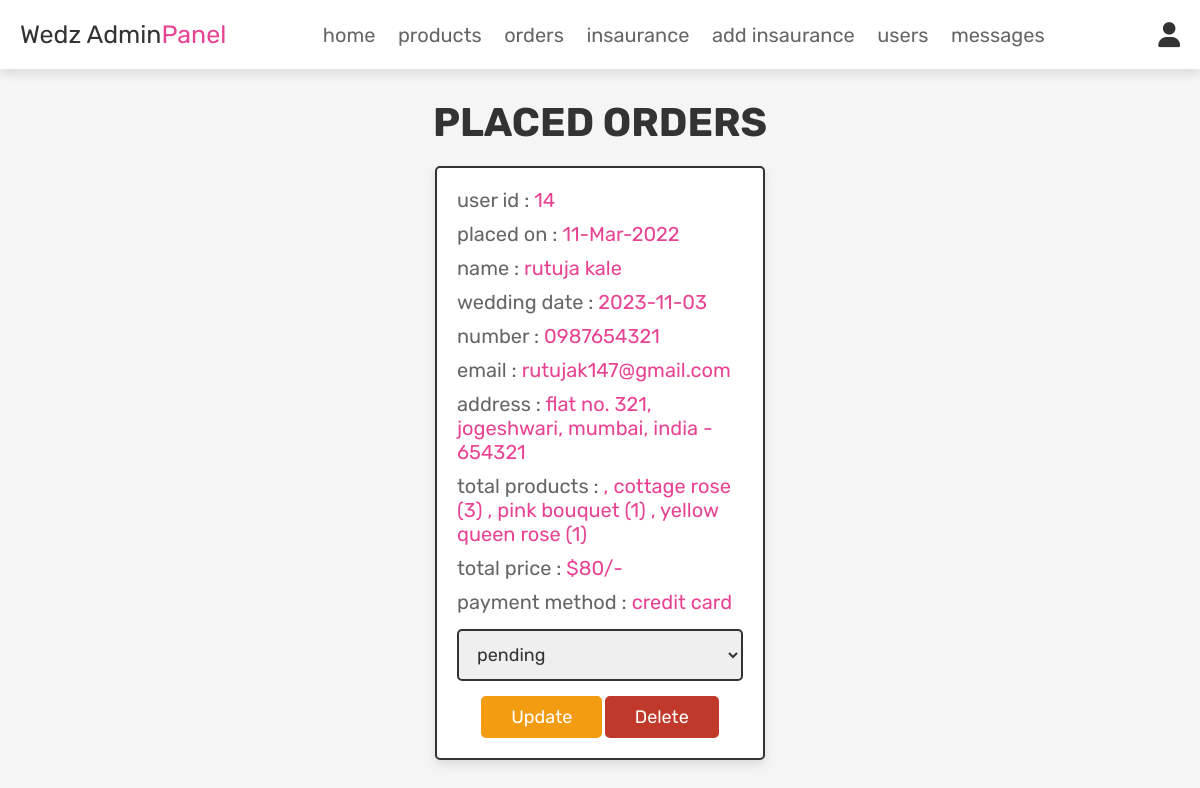
The page /admin_orders.php (signed in) on the database as committed earlier.
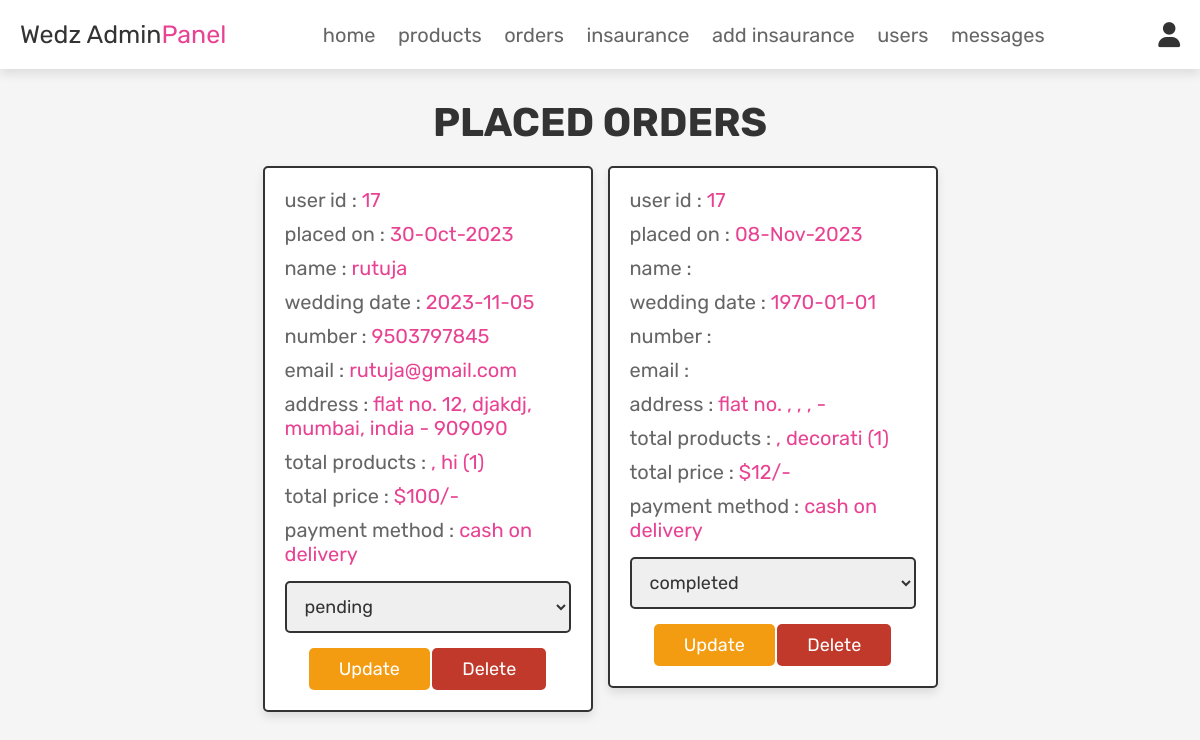
The same page on the database as committed later.
### tables this page shows
CREATE TABLE IF NOT EXISTS `orders` (
  `id` int(100) NOT NULL AUTO_INCREMENT,
  `user_id` int(100) NOT NULL,
  `wdate` date NOT NULL,
  `name` varchar(100) NOT NULL,
  `number` varchar(12) NOT NULL,
  `email` varchar(100) NOT NULL,
  `method` varchar(50) NOT NULL,
  `address` varchar(500) NOT NULL,
  `total_products` varchar(1000) NOT NULL,
  `total_price` int(100) NOT NULL,
  `placed_on` varchar(50) NOT NULL,
  `payment_status` varchar(20) NOT NULL DEFAULT 'pending',
  PRIMARY KEY (`id`)
);

### admin_orders.php (the view, shortened to what this page needs)
<!DOCTYPE html>
<html lang="en">
<head>
   <link rel="stylesheet" href="https://cdnjs.cloudflare.com/ajax/libs/font-awesome/6.0.0/css/all.min.css">
   <link rel="stylesheet" href="css/admin_style.css">
</head>
<body>
<?php @include 'admin_header.php'; ?>
<section class="placed-orders">
   <h1 class="title">placed orders</h1>
   <div class="box-container">
      <?php
      $select_orders = mysqli_query($conn, "SELECT * FROM `orders`") or die('query failed');
      if(mysqli_num_rows($select_orders) > 0){
         while($fetch_orders = mysqli_fetch_assoc($select_orders)){
      ?>
      <div class="box">
         <p> user id : <span><?php echo $fetch_orders['user_id']; ?></span> </p>
         <p> placed on : <span><?php echo $fetch_orders['placed_on']; ?></span> </p>
         <p> name : <span><?php echo $fetch_orders['name']; ?></span> </p>
         <p> wedding date : <span><?php echo $fetch_orders['wdate']; ?></span> </p>
         <p> number : <span><?php echo $fetch_orders['number']; ?></span> </p>
         <p> email : <span><?php echo $fetch_orders['email']; ?></span> </p>
         <p> address : <span><?php echo $fetch_orders['address']; ?></span> </p>
         <p> total products : <span><?php echo $fetch_orders['total_products']; ?></span> </p>
         <p> total price : <span>$<?php echo $fetch_orders['total_price']; ?>/-</span> </p>
         <p> payment method : <span><?php echo $fetch_orders['method']; ?></span> </p>
         <form action="" method="post">
            <select name="update_payment">
               <option disabled selected><?php echo $fetch_orders['payment_status']; ?></option>
            </select>
            <input type="submit" name="update_order" value="update" class="option-btn">
            <a href="admin_orders.php?delete=<?php echo $fetch_orders['id']; ?>" class="delete-btn" onclick="return confirm('delete this order?');">delete</a>
         </form>
      </div>
      <?php
         }
      }else{
         echo '<p class="empty">no orders placed yet!</p>';
      }
      ?>
   </div>
</section>
</body>
</html>

Rows that differ between the two databases and show on the page:
removed orders: user "14", placed_on "11-Mar-2022", name "rutuja kale", wdate "2023-11-03", number "0987654321", email "rutujak147@gmail.com", address "flat no. 321, jogeshwari, mumbai, india - 654321", total_products ", cottage rose (3) , pink bouquet (1) , yellow queen rose (1)", total_price "80", method "credit card", update_payment "pending"
added orders: user "17", placed_on "30-Oct-2023", name "rutuja", wdate "2023-11-05", number "9503797845", email "rutuja@gmail.com", address "flat no. 12, djakdj, mumbai, india - 909090", total_products ", hi (1)", total_price "100", method "cash on delivery", update_payment "pending"
added orders: user "17", placed_on "08-Nov-2023", wdate "1970-01-01", address "flat no. , , , -", total_products ", decorati (1)", total_price "12", method "cash on delivery", update_payment "completed"
